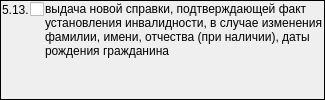
                  <widget class="QFrame" name="frame_9">
                   <property name="sizePolicy">
                    <sizepolicy hsizetype="Preferred" vsizetype="Preferred">
                     <horstretch>0</horstretch>
                     <verstretch>0</verstretch>
                    </sizepolicy>
                   </property>
                   <property name="frameShape">
                    <enum>QFrame::Panel</enum>
                   </property>
                   <property name="frameShadow">
                    <enum>QFrame::Plain</enum>
                   </property>
                   <layout class="QGridLayout" name="gridLayout_17">
                    <property name="leftMargin">
                     <number>1</number>
                    </property>
                    <property name="topMargin">
                     <number>1</number>
                    </property>
                    <property name="rightMargin">
                     <number>1</number>
                    </property>
                    <property name="bottomMargin">
                     <number>1</number>
                    </property>
                    <property name="spacing">
                     <number>1</number>
                    </property>
                    <item row="0" column="0">
                     <widget class="QLabel" name="label_37">
                      <property name="sizePolicy">
                       <sizepolicy hsizetype="Fixed" vsizetype="Preferred">
                        <horstretch>0</horstretch>
                        <verstretch>0</verstretch>
                       </sizepolicy>
                      </property>
                      <property name="text">
                       <string>5.13.</string>
                      </property>
                     </widget>
                    </item>
                    <item row="0" column="1">
                     <widget class="QCheckBox" name="chkPurposeDirectionMSI513">
                      <property name="sizePolicy">
                       <sizepolicy hsizetype="Fixed" vsizetype="Fixed">
                        <horstretch>0</horstretch>
                        <verstretch>0</verstretch>
                       </sizepolicy>
                      </property>
                      <property name="text">
                       <string/>
                      </property>
                     </widget>
                    </item>
                    <item row="0" column="2" rowspan="2">
                     <widget class="QLabel" name="lblPurposeDirectionMSI513">
                      <property name="text">
                       <string>выдача новой справки, подтверждающей факт установления инвалидности, в случае изменения фамилии, имени, отчества (при наличии), даты рождения гражданина</string>
                      </property>
                      <property name="alignment">
                       <set>Qt::AlignLeading|Qt::AlignLeft|Qt::AlignTop</set>
                      </property>
                      <property name="wordWrap">
                       <bool>true</bool>
                      </property>
                     </widget>
                    </item>
                   </layout>
                  </widget>
